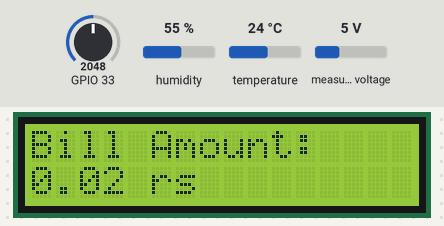
The sketch below on a simulated ESP32. On the bench: 16×2 character LCD. The inputs (shaded band) are chosen by the test bench; at power-on: measured voltage 5 V, GPIO 33 = 2048, humidity 55 %, temperature 24 °C. WiFi joins after 1.5 s; servers stay silent unless stated; EEPROM starts erased; what the sketch prints to the serial monitor is not drawn.

Above: at 17.3 s.
At 21.7 s:
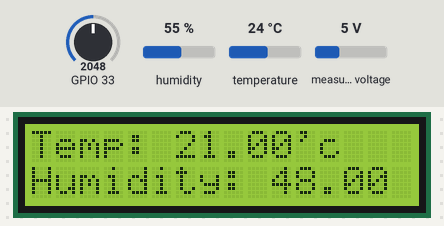
21.8 s: measured voltage set to 0.3 V
At 27.6 s:
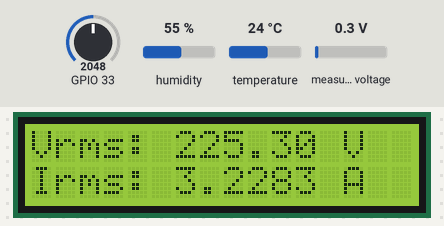
31.4 s: GPIO 33 set to 2866
At 46.9 s:
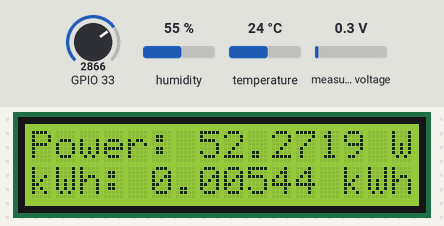
Timing chart, 0 to 48.4 s (numbered marks = the images above; inputs shaded):
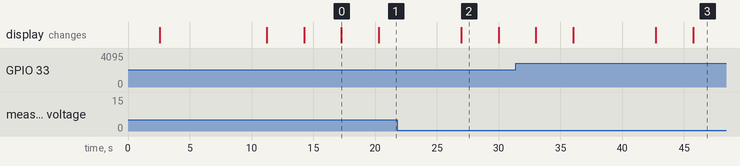

The sketch:

Firebase_FC_Riththi.ino
```cpp
#include <Wire.h>
#include <LiquidCrystal_I2C.h>
#include <SoftwareSerial.h>
#include <FirebaseESP32.h>
#include <EEPROM.h>
#include <WiFi.h>
#include <WiFiClient.h>
#include "TickTwo.h"
#include <HTTPClient.h>
#include <ZMPT101B.h>
#include <DHT.h>

//monthly bill analisis
//


FirebaseConfig config;
FirebaseAuth auth;

#define DHTPIN 27
#define DHTTYPE DHT11

// Create DHT object
DHT dht(DHTPIN, DHTTYPE);

  float Humidity;
  float Temperature;

// Calibration offsets DHT11
const float tempOffset = -3.0;
const float humOffset = -7.0;

#define WIFI_SSID "XOR"  // Wifi Username
#define WIFI_PASSWORD "012345600"   // Password
//String GOOGLE_SCRIPT_ID = "***";


const char* host = "script.google.com";
const int httpsPort = 443;

LiquidCrystal_I2C lcd(0x27, 16, 2);


FirebaseData firebaseData;

#define SENSITIVITY 490.0f
ZMPT101B voltageSensor(34, 50.0);

// Variables for energy calculation
float kWh = 0.0;
float lastKWhSent = 0.0;  // Track the last kWh sent for billing
float lastKWhSentfirebase=0.0;
unsigned long lastMillis = 0; // Fix typo: Change "mills()" to "0"
unsigned long previousMillis = 0;
const long intervel=5000;
bool firstRun = true; // Variable to track if it's the first run
float bill = 0.0;


// EEPROM addresses for each variable
const int addrVrms = 0;
const int addrIrms = 12;
const int addrPower = 4;
const int addrKWh = 8;
const int addBill = 16;


// Billing rates
const float rateBlock1 = 12.00;
const float rateBlock2 = 30.00;
const float rateBlock3 = 38.00;
const float rateBlock4 = 41.00;
const float rateBlock5 = 59.00;
const float rateBlock6 = 89.00;

// Function prototypes
void sendEnergyDataToFirebase();
void readEnergyDataFromEEPROM();
void saveEnergyDataToEEPROM();

TickTwo timer1(sendEnergyDataToFirebase,5000);

void setup() {

  Serial.begin(115200);
  delay(1000);

  // wifi Connecting
  WiFi.begin(WIFI_SSID, WIFI_PASSWORD);
  Serial.print("Connecting to Wi-Fi");
  while (WiFi.status() != WL_CONNECTED)
  {
    Serial.print(".");
    delay(300);
  }
  Serial.println();
  Serial.print("Connected with IP: ");
  Serial.println(WiFi.localIP());
  Serial.println();

  //Firebase
  config.host="https://flutterfirebase-dc911-default-rtdb.asia-southeast1.firebasedatabase.app/";
  config.api_key="AIzaSyDo3eZIkYaMOoT1cVp5Il6CHsxIIb5xQ_0";

  auth.user.email = "riththikkansairam@gmail.com"; // Replace with your email used for Firebase
  auth.user.password = "roomsync"; // Replace with your Firebase password

  // Initialize the LCD
  lcd.init();
  lcd.backlight();
  //Initialize the DHT11
  dht.begin();

  // Setup Firebase
  Firebase.begin(&config, &auth);
  Firebase.reconnectWiFi(true);
  Serial.print("sari sari connecting\n");

   timer1.start();


  // Initialize EEPROM with the size of the data to be stored
    EEPROM.begin(32); // Only one float value, kWh


  // Read the stored energy data from EEPROM
  readEnergyDataFromEEPROM();


  voltageSensor.setSensitivity(SENSITIVITY);
}

void loop() {
   timer1.update();
}

void sendEnergyDataToFirebase() {

  float voltage = voltageSensor.getRmsVoltage();
  float Irms=calculateIrms(33,2000);
  float Power = voltage*Irms;
  float Temperature = calculateTemp();
  float Humidity = calculateHum();

  if (voltage < 180 ) {
    voltage=0;
    Irms=0;
    Power=0;
  }

  // Calculate energy consumed in kWh
  unsigned long currentMillis = millis();
  kWh += Power * (currentMillis - lastMillis) / 3600000000.0;
  lastMillis = currentMillis;

  // If the initial kWh is zero, set power to zero
  if (kWh == 0) {
    Power = 0.0;
  }

  // Print data to Serial for debugging
  float usage = kWh-lastKWhSentfirebase;
    float bill = calculateBill(usage);
  Serial.printf("Vrms: %.4fV\tIrms: %.4fA\tPower: %.4fW\tkWh: %.5fkWh\tBill: %.2fRs\nTemperture: %.2f\tHumidity: %.2f\n",
                voltage, Irms, Power, kWh, bill, Temperature, Humidity);

  // Save the latest values to EEPROM
 saveEnergyDataToEEPROM();

 if (!Firebase.setFloat(firebaseData, "conditions/Voltage", voltage)) {
  Serial.println("Failed to write voltage: " + firebaseData.errorReason());
}
Firebase.setFloat(firebaseData, "conditions/KWh", kWh);


    Firebase.setFloat(firebaseData, "EnergyData/Voltage", voltage);
    Firebase.setFloat(firebaseData, "EnergyData/Current", Irms);
    Firebase.setFloat(firebaseData, "EnergyData/Power", Power);
    Firebase.setFloat(firebaseData, "EnergyData/KWh", kWh);
    Firebase.setFloat(firebaseData, "EnergyData/temp", Temperature);
    Firebase.setFloat(firebaseData, "EnergyData/humidity", Humidity);

    // Firebase update bill in every 5sec
    Firebase.setFloat(firebaseData, "EnergyData/Bill", bill);

    //firebase rest the bill amount in every 1min
    if(currentMillis-previousMillis>=60000){
      previousMillis=currentMillis;
      bill=0.0;
      lastKWhSentfirebase=kWh;
    }

  // Update the LCD with the new values


// Display Voltage and Irms
  lcd.clear();
  lcd.setCursor(0, 0);
  lcd.print("Vrms: ");
  lcd.print(voltage, 2);
  lcd.print(" V");


  lcd.setCursor(0, 1);
  lcd.print("Irms: ");
  lcd.print(Irms, 4);
  lcd.print(" A");
  delay(3000);

  lcd.clear();
  lcd.setCursor(0, 0);
  lcd.print("Power: ");
  lcd.print(Power, 4);
  lcd.print(" W");


  lcd.setCursor(0, 1);
  lcd.print("kWh: ");
  lcd.print(kWh, 5);
  lcd.print(" kWh");
  delay(3000);

  lcd.clear();
  lcd.setCursor(0, 0);
  lcd.print("Bill Amount: ");
  lcd.setCursor(0, 1);
  lcd.print(bill, 2);
  lcd.print(" rs");
  delay(3000);


  lcd.clear();
  lcd.setCursor(0, 0);
  lcd.print("Temp: ");
  lcd.print(Temperature, 2);
  lcd.print("'c");

  lcd.setCursor(0, 1);
  lcd.print("Humidity: ");
  lcd.print(Humidity, 2);
  //lcd.print("");
  delay(3000);

}


float calculateBill(float energyConsumed)
{
  float billAmount = 0.0;

  if (energyConsumed <= 30)
    billAmount = energyConsumed * rateBlock1;
  else if (energyConsumed <= 60)
    billAmount = 30 * rateBlock1 + (energyConsumed - 30) * rateBlock2;
  else if (energyConsumed <= 90)
    billAmount = 30 * rateBlock1 + 30 * rateBlock2 + (energyConsumed - 60) * rateBlock3;
  else if (energyConsumed <= 120)
    billAmount = 30 * rateBlock1 + 30 * rateBlock2 + 30 * rateBlock3 + (energyConsumed - 90) * rateBlock4;
  else if (energyConsumed <= 180)
    billAmount = 30 * rateBlock1 + 30 * rateBlock2 + 30 * rateBlock3 + 30 * rateBlock4 + (energyConsumed - 120) * rateBlock5;
  else
    billAmount = 30 * rateBlock1 + 30 * rateBlock2 + 30 * rateBlock3 + 30 * rateBlock4 + 60 * rateBlock5 + (energyConsumed - 180) * rateBlock6;

  return billAmount;
}


 float calculateTemp() {
  float rawTemp = dht.readTemperature();
  if (isnan(rawTemp)) {
    Serial.println("Failed to read from DHT Temperature sensor!");
    return 0.0;
  } else {
    return rawTemp + tempOffset;
  }
}

float calculateHum() {
  float rawHum = dht.readHumidity();
  if (isnan(rawHum)) {
    Serial.println("Failed to read from DHT Humidity sensor!");
    return 0.0;
  } else {
    return rawHum + humOffset;
  }
}


void readEnergyDataFromEEPROM()
{
  // Read the stored kWh value from EEPROM
  EEPROM.get(addrKWh, kWh);
  EEPROM.get(addBill,bill);

  // Check if the read value is a valid float. If not, initialize it to zero
  if (isnan(kWh))
  {
    kWh = 0.0;
    saveEnergyDataToEEPROM(); // Save initialized value to EEPROM
  }
  if (isnan(bill)){
    bill = 0;
    saveEnergyDataToEEPROM();
  }
}

void saveEnergyDataToEEPROM()
{
  // Write the current kWh value to EEPROM
  EEPROM.put(addrKWh, kWh);
  EEPROM.put(addBill,bill);
  // Commit changes to EEPROM
  EEPROM.commit();
}
//encode the sending values
String urlEncode(const String &value) {
  String encodedValue = "";
  char c;
  for (size_t i = 0; i < value.length(); i++) {
    c = value.charAt(i);
    if (isAlphaNumeric(c) || c == '-' || c == '.' || c == '_' || c == '~') {
      encodedValue += c;
    } else {
      encodedValue += "%" + String(c, HEX);
    }
  }
  return encodedValue;
}

float calculateIrms(float value, int sampleCount) {
  float mappedValue = 0;
  float sumSquareValue = 0;

  for (int i = 0; i < sampleCount; i++) {
    int sensorValue = analogRead(33);
    float voltage = sensorValue * (3.3 / 4095);
    float dcCurrent = (voltage - 2.38) / 0.22;
    mappedValue = dcCurrent;
    float squreValue = (pow(mappedValue, 2));
    sumSquareValue += squreValue;
    delay(1);
  }
  float result = sqrt(sumSquareValue / sampleCount)-0.088;
  if (result <= 0) {
    return 0;
  } else {
    return result;
  }
}
```

Measured:
- what the display in image 0 shows lasts 3.0 s, from 17.3 s to 20.3 s
